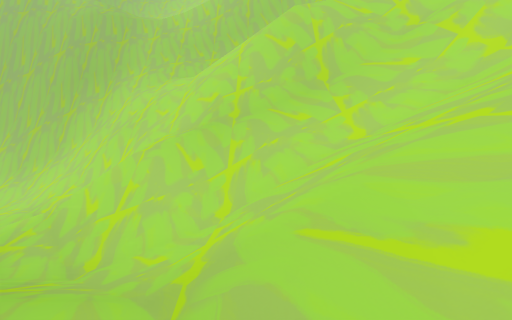
View 1 (above)

24 first-person views from a walk through a scene from a Unity 3-D project. The camera is 1.2 m above the floor, tilts 2° down and sees 90° across. The floor is counted in squares, 1.8 m on a side. Each view is taken from the middle of a square. On the plan, view 1 faces up. The plan holds only what a view shows up to about 9 squares ahead; the rest is blank. The place goes on beyond the plan. The player is left out.

View 2
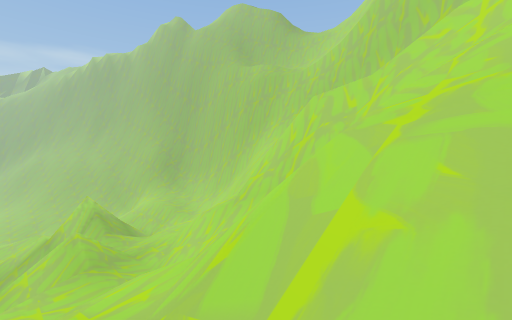

View 3
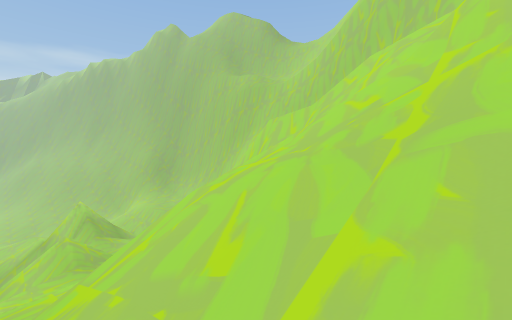

View 4
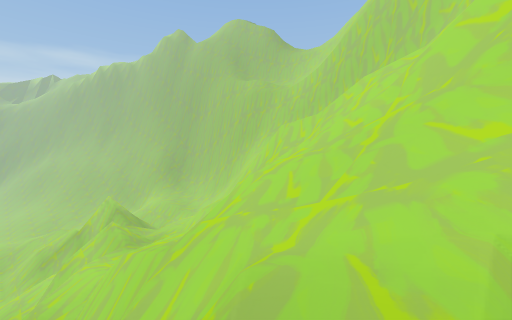

View 5
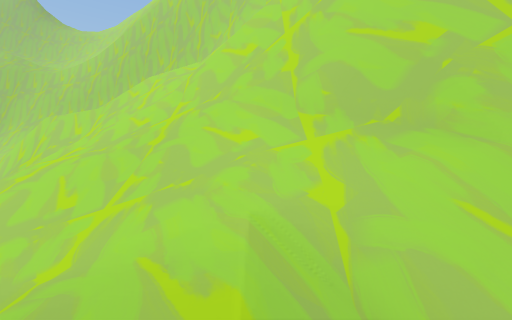

View 6
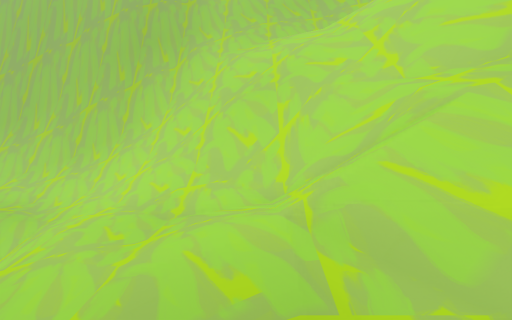

View 7
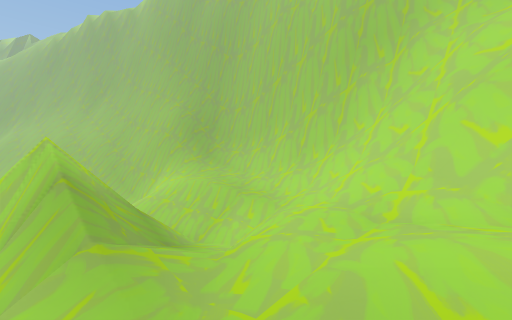

View 8
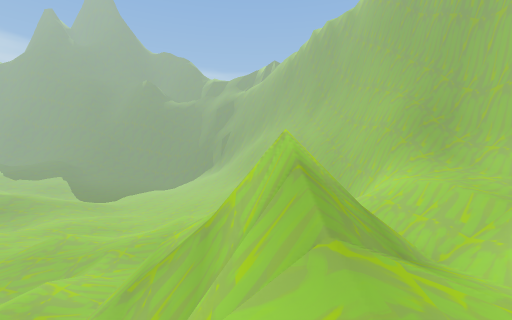

View 9
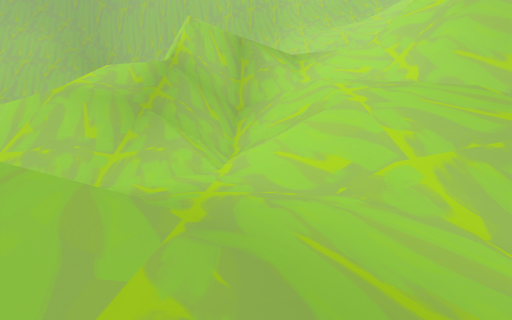

View 10
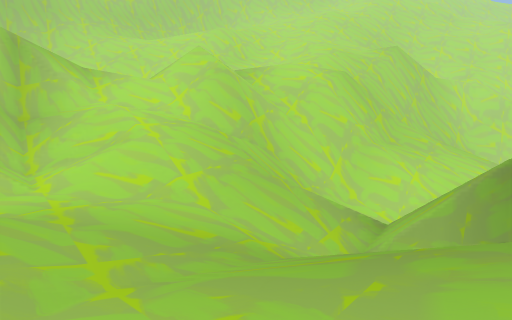

View 11
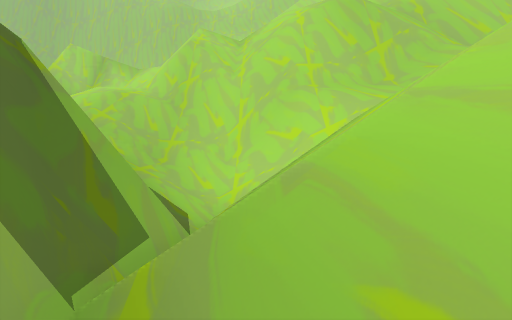

View 12
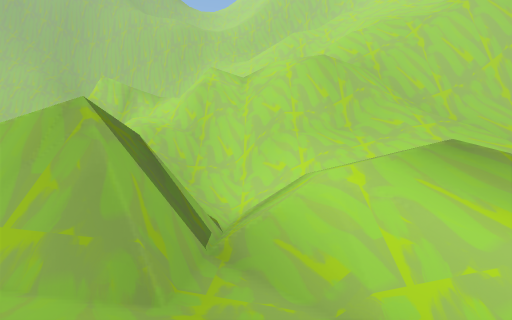

View 13
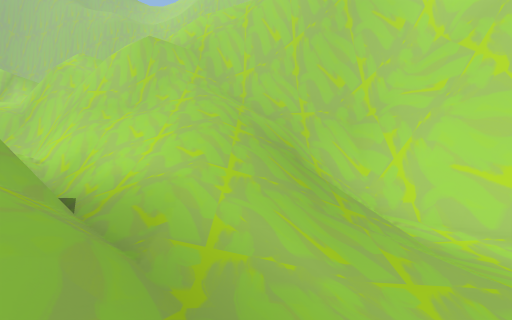

View 14
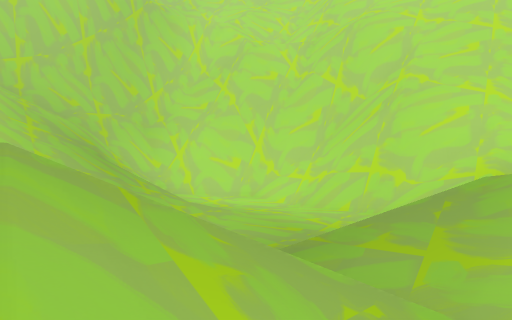

View 15
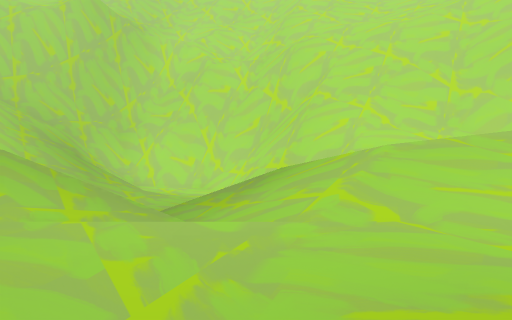

View 16
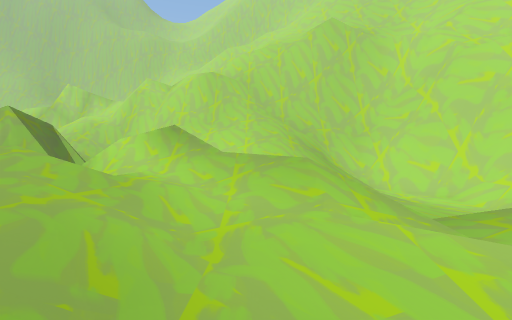

View 17
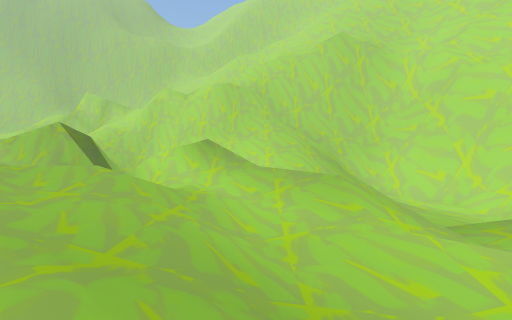

View 18
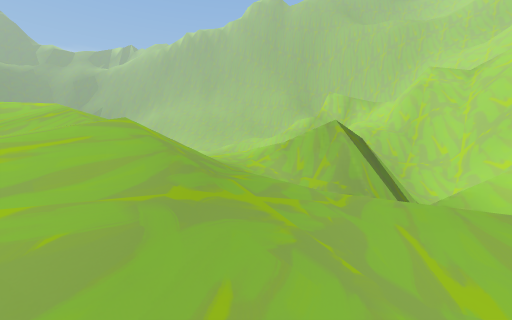

View 19
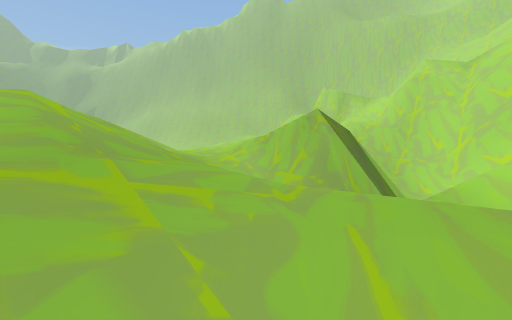

View 20
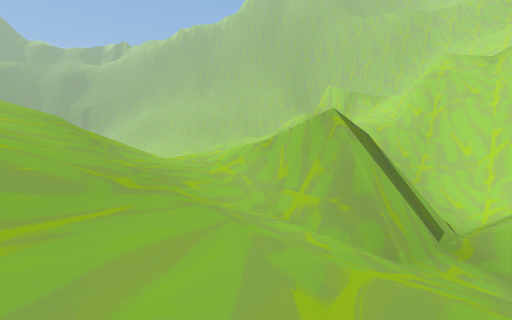

View 21
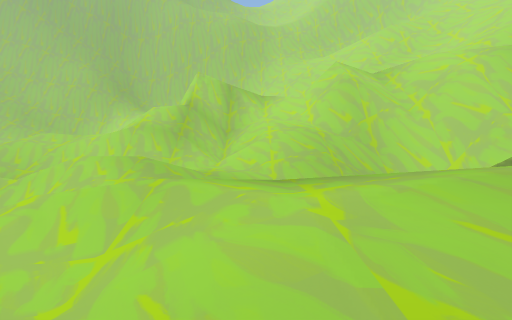

View 22
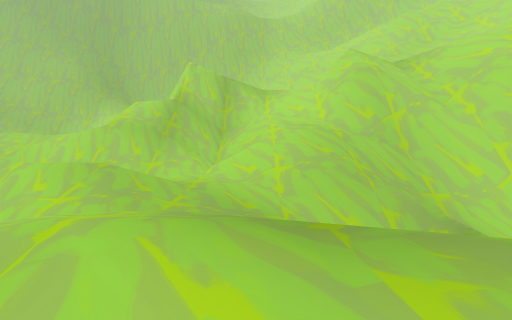

View 23
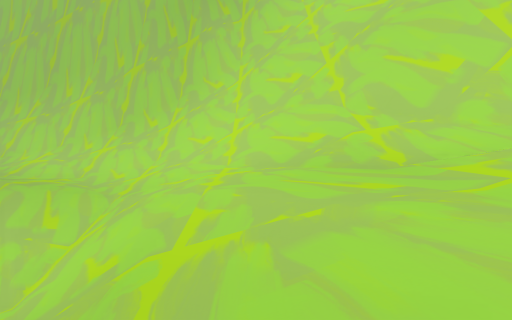

View 24
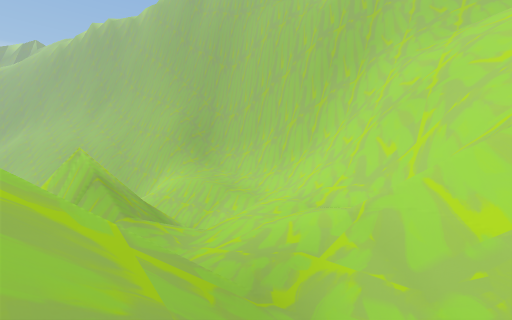

### Floor plan
Key: @ floor where view 1 was taken; # wall or solid block; x gap in a wall; . main floor; : floor 1.5 m higher than the main floor; - floor 1.75 m lower than the main floor; + floor 3 m higher than the main floor; _ floor 3.25 m lower than the main floor; * floor 6.25 m higher than the main floor; % floor 8 m higher than the main floor; & floor 9.5 m higher than the main floor; $ floor 22.25 m higher than the main floor; / step, stairs or slope; = window, fence, low wall or low ledge; v drop or lower ground.
Columns run from 15 left of view 1 to 18 right of it. Each row starts with its distance up from view 1.
 14 #####  ######
 13 ///=####v///
 12 ////#### v///
 11 /***///## v///
 10 *****///###v//
  9 /////////## vvv/
  8 ///////*//####vv/////$/
  7  =/////**%%#####vvvvv/=
  6    /////*/%/=/#######v=
  5   ##///////==//=//v///=#
  4   ###////*/%///==/=#//=#v
  3   ##vv//*////////// v//##v
  2  //###=/////////////=///##v
  1  //v#v///#v//=&//////////##v
  0  //==#v+/#v/ #&@/= ///////##
 -1 =#////#/+##v/#v//= vvv////
 -2 /#=///////##v#vvv#=##   /
 -3 ////../////=#######=##
 -4 /:://../////=######/=##
 -5 ////...//////##v/////==##vv/
 -6  //../////////##v//////.##vv
 -7    .../  //=///=#v//////## v
 -8    //..= x###// #=//////##
 -9    .//../.=##/// #//////_##
-10     .////=:##////##/////__##
-11      ././/=/#-////#////___##
-12       /..////////////_____## v
-13       //..////  --////____## vv
-14      //////....//--//////_##  vv
-15      ///////./..//_////// /## vv
-16     /////::////--//////// //## v
-17     ////  .././/--/_/////   /##
-18                 /////_////   /# v
-19                  .////_-//    # vv
-20                   .

Where each view was taken, in squares from view 1:
view 1: 0 up, 0 right, facing up
view 2: 0 up, 6 right, facing up-left
view 3: 0 up, 8 right, facing up-left
view 4: 2 down, 9 right, facing up-left
view 5: 2 down, 9 right, facing up
view 6: 3 up, 5 left, facing up
view 7: 3 up, 5 left, facing up-left
view 8: 3 up, 6 left, facing left
view 9: 6 down, 10 left, facing up
view 10: 8 down, 11 left, facing up-right
view 11: 11 down, 2 left, facing up
view 12: 14 down, 2 left, facing up
view 13: 14 down, 6 right, facing up
view 14: 16 down, 5 right, facing up-right
view 15: 19 down, 5 right, facing up-right
view 16: 19 down, 4 right, facing up
view 17: 20 down, 3 right, facing up
view 18: 17 down, 1 left, facing up-left
view 19: 16 down, 1 left, facing up-left
view 20: 15 down, 2 left, facing up-left
view 21: 12 down, 9 left, facing up
view 22: 10 down, 9 left, facing up
view 23: 5 up, 8 left, facing up
view 24: 2 up, 3 left, facing up-left
